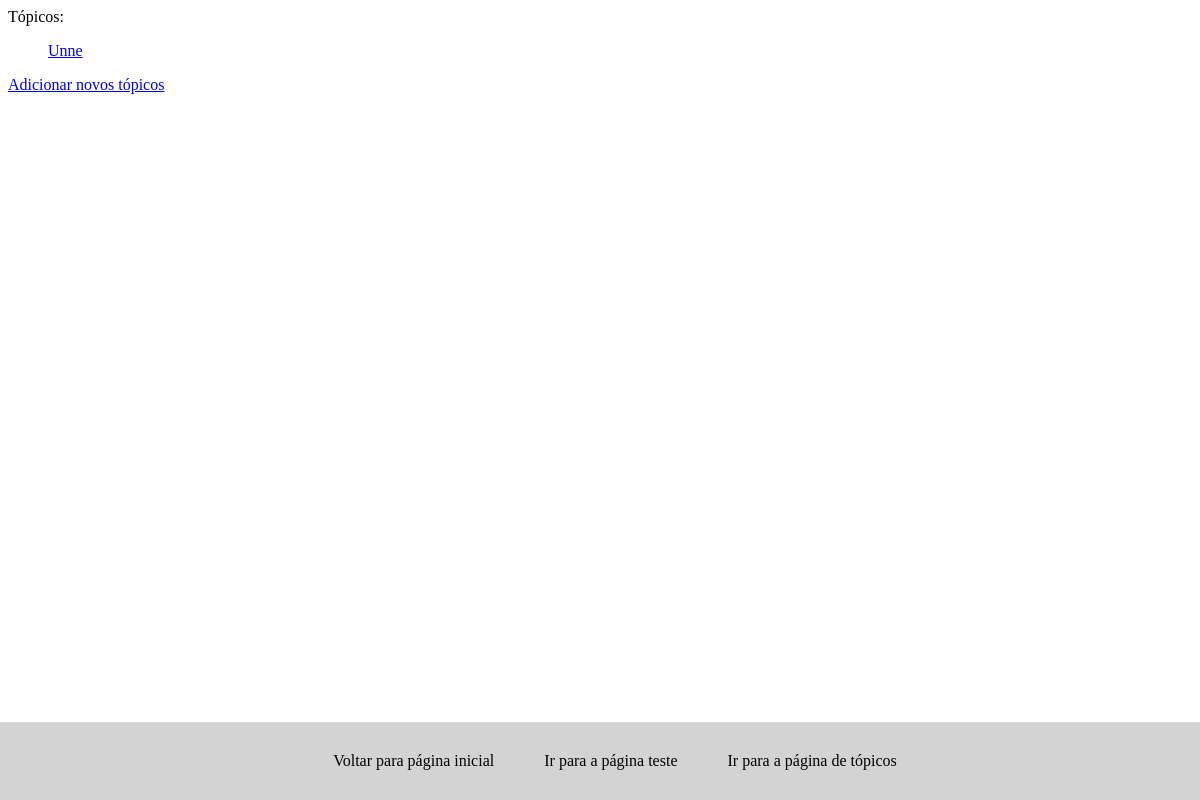
Before: /topics with the older database file.
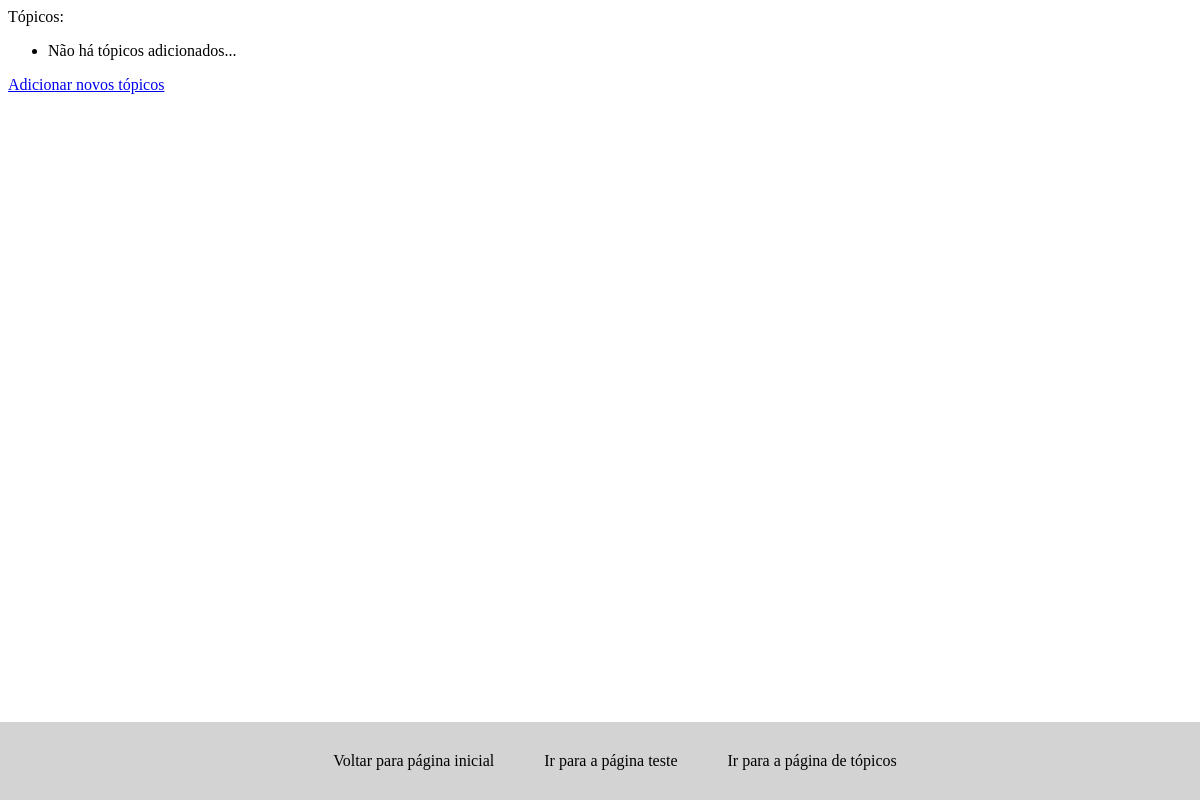
After: the same page with the newer database file.
### learning_logs/models.py (models this page shows)
class Topic(models.Model):
    text = models.CharField(max_length=200)
    date_added = models.DateTimeField(auto_now_add=True)
    def __str__(self):
        return self.text

### learning_logs/views.py (the view)
# urls.py: path('topics', views.topics, name='topics'),
def topics(request):
    topics = Topic.objects.order_by('date_added')
    context = {'topics': topics}
    return render(request, 'learning_logs/topics.html', context)

### learning_logs/templates/learning_logs/topics.html (shortened to what this page needs)
{% extends "learning_logs/base.html" %}
{% block content %}
        <ul>
            {% for topic in topics %}
                <a href="{% url 'topic' topic.id %}">{{ topic }}</a> <br>
            {% empty %}
                <li>Não há tópicos adicionados...</li>
            {% endfor %}
        </ul>
        <a href="{% url 'new_topic'%}">Adicionar novos tópicos</a>
{% endblock content %}

Changed rows visible on the page:
removed Topic: text "Unne"
Other visible differences:
text now shown: "Não há tópicos adicionados..."
